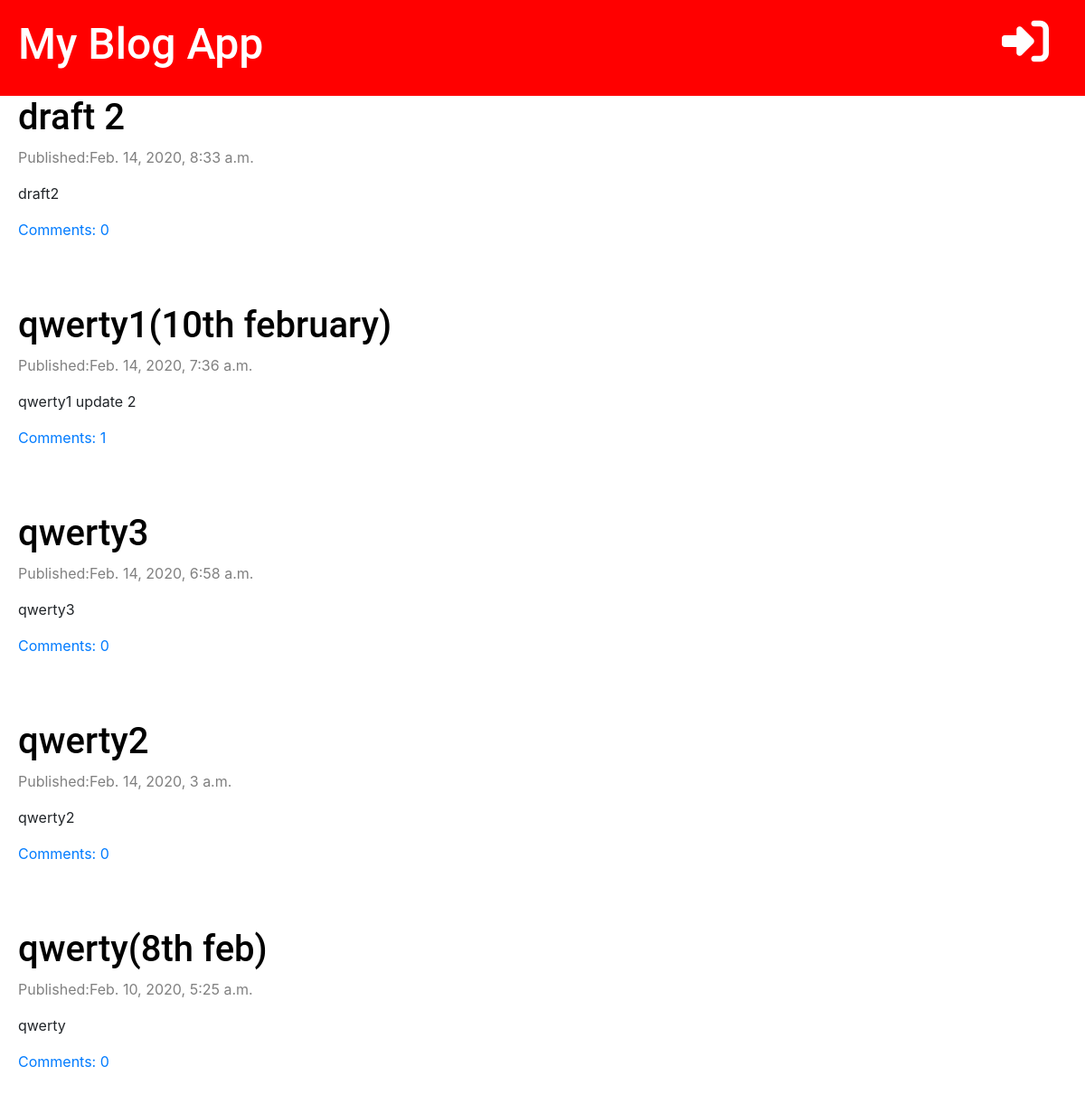
/, run on an earlier commit of the app's database.
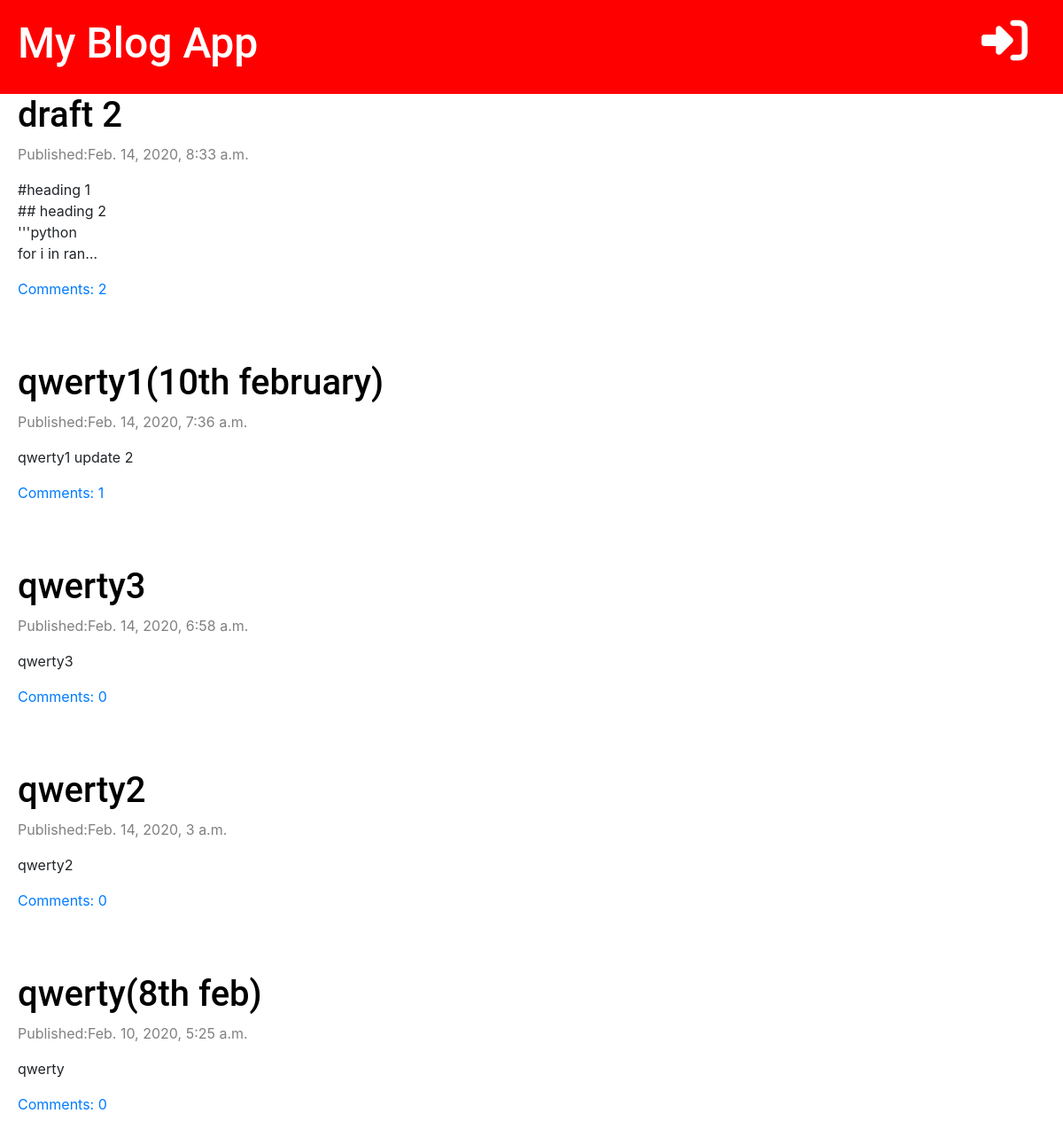
And on a later commit of the database.
### my_site/models.py (models this page shows, shortened)
class Post(models.Model):
    author= models.ForeignKey('auth.User', on_delete=models.CASCADE)
    title=models.CharField(max_length=200)
    text=models.TextField()
    created_date=models.DateTimeField(default=timezone.now)
    published_date= models.DateTimeField(blank=True, null=True)
    def approved_comments(self):
        return self.comments.filter(approved=True)

### my_site/views.py (the view)
# urls.py: path('',views.post_list,name='post_list'),
def post_list(request):
    posts=Post.objects.filter(published_date__lte=timezone.now()).order_by('-published_date')
    stuff_for_frontend={'posts': posts}
    return render(request,'my_site/post_list.html',stuff_for_frontend)

### templates/my_site/post_list.html (shortened to what this page needs)
{% extends 'base.html' %}
{% block content %}
{% for post in posts %}
    <div class="post">
        <h1><a href="{% url 'post_detail' pk=post.pk %}">{{ post.title }}</a></h1>
        <div class="date">
            <p>Published:{{ post.published_date }}</p>
        </div>
        <p>{{ post.text|truncatechars:50|linebreaksbr }}</p>
        <a href="{% url 'post_detail' pk=post.pk %}">Comments: {{ post.approved_comments.count }}</a>
    </div>
{% endfor %}
{% endblock %}

What changed in the data, as far as the page shows it:
changed Post "draft 2": text "draft2" → "#heading 1 ## heading 2 '''python for i in ran…"; approved_comments.count "0" → "2"
